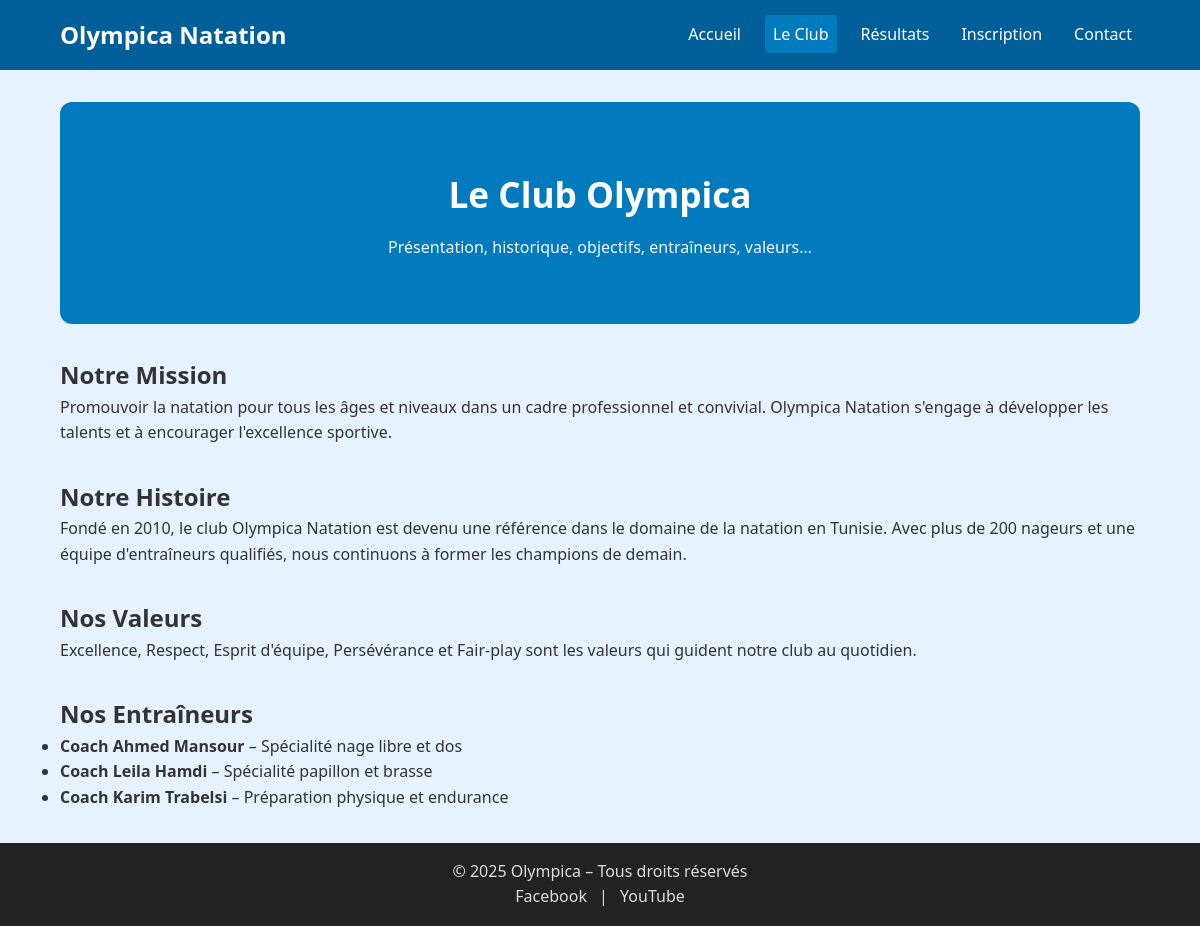
The page /le-club.php on the database its author committed.
### tables this page shows
CREATE TABLE club_info (
    id INT AUTO_INCREMENT PRIMARY KEY,
    section VARCHAR(100) NOT NULL,
    titre VARCHAR(255) NOT NULL,
    contenu TEXT NOT NULL,
    ordre INT DEFAULT 0,
    actif TINYINT(1) DEFAULT 1,
    date_modification TIMESTAMP DEFAULT CURRENT_TIMESTAMP ON UPDATE CURRENT_TIMESTAMP
);

CREATE TABLE entraineurs (
    id INT AUTO_INCREMENT PRIMARY KEY,
    nom VARCHAR(255) NOT NULL,
    specialite VARCHAR(255),
    photo VARCHAR(255),
    bio TEXT,
    ordre INT DEFAULT 0,
    actif TINYINT(1) DEFAULT 1,
    date_creation TIMESTAMP DEFAULT CURRENT_TIMESTAMP
);

### functions.php (called while the page is built, shortened)
<?php
function escape($string) {
    return htmlspecialchars($string, ENT_QUOTES, 'UTF-8');
}
function getClubInfo($section = null) {
    $db = getDB();
    if ($section) {
        $stmt = $db->prepare("SELECT * FROM club_info WHERE section = ? AND actif = 1 ORDER BY ordre ASC");
        $stmt->execute([$section]);
        return $stmt->fetchAll();
    } else {
        $stmt = $db->query("SELECT * FROM club_info WHERE actif = 1 ORDER BY ordre ASC");
        return $stmt->fetchAll();
    }
}
function getEntraineurs() {
    $db = getDB();
    $stmt = $db->query("SELECT * FROM entraineurs WHERE actif = 1 ORDER BY ordre ASC");
    return $stmt->fetchAll();
}
?>

### le-club.php (the view, shortened to what this page needs)
<?php
require_once 'includes/functions.php';
$current_page = 'club';
$club_infos = getClubInfo();
$entraineurs = getEntraineurs();
include 'includes/header.php';
?>
  <main class="container">
    <section class="hero" style="border-radius:12px;">
      <h1>Le Club Olympica</h1>
      <p>Présentation, historique, objectifs, entraîneurs, valeurs…</p>
    </section>
    <?php foreach ($club_infos as $info): ?>
    <section>
      <h2><?php echo escape($info['titre']); ?></h2>
      <p><?php echo nl2br(escape($info['contenu'])); ?></p>
    </section>
    <?php endforeach; ?>
    <?php if (!empty($entraineurs)): ?>
    <section>
      <h2>Nos Entraîneurs</h2>
      <ul>
        <?php foreach ($entraineurs as $coach): ?>
          <li>
            <strong><?php echo escape($coach['nom']); ?></strong>
            <?php if ($coach['specialite']): ?>
              – <?php echo escape($coach['specialite']); ?>
            <?php endif; ?>
          </li>
        <?php endforeach; ?>
      </ul>
    </section>
    <?php endif; ?>
  </main>
<?php include 'includes/footer.php'; ?>

### header.php (shortened to what this page needs)
<!DOCTYPE html>
<html lang="fr">
<head>
  <link rel="stylesheet" href="style.css">
</head>
<body>
  <header>
    <div class="container nav-container">
      <a href="index.php" class="logo">Olympica Natation</a>
      <nav>
        <ul class="nav-links">
          <li><a href="index.php" class="<?php echo ($current_page == 'index') ? 'active' : ''; ?>">Accueil</a></li>
          <li><a href="le-club.php" class="<?php echo ($current_page == 'club') ? 'active' : ''; ?>">Le Club</a></li>
          <li><a href="resultats.php" class="<?php echo ($current_page == 'resultats') ? 'active' : ''; ?>">Résultats</a></li>
          <li><a href="inscription.php" class="<?php echo ($current_page == 'inscription') ? 'active' : ''; ?>">Inscription</a></li>
          <li><a href="contact.php" class="<?php echo ($current_page == 'contact') ? 'active' : ''; ?>">Contact</a></li>
        </ul>
      </nav>
    </div>
  </header>

### footer.php (shortened to what this page needs)
  <footer>
    <div class="container">
      <p>© <?php echo date('Y'); ?> Olympica – Tous droits réservés</p>
      <div class="social">
        <a href="#">Facebook</a> | <a href="#">YouTube</a>
      </div>
    </div>
  </footer>
</body>
</html>

### style.css (style rules this page uses)
* { margin: 0; padding: 0; box-sizing: border-box; }
body { font-family: 'Segoe UI', Tahoma, sans-serif; line-height: 1.6; background-color: #e6f2ff; color: #333; }
.container { width: 90%; max-width: 1200px; margin: auto; }
header { background: #005f99; color: #fff; padding: 1rem 0; position: sticky; top: 0; z-index: 100; }
.nav-container { display: flex; justify-content: space-between; align-items: center; }
.logo { font-size: 1.5rem; color: #fff; text-decoration: none; font-weight: 700; }
.nav-links { list-style: none; display: flex; gap: 1rem; }
.nav-links li a { color: #fff; text-decoration: none; padding: 0.5rem; border-radius: 4px; }
.nav-links li a.active, .nav-links li a:hover { background: #017bbd; }
.hero { text-align: center; padding: 4rem 1rem; background: #017bbd; color: white; }
.hero h1 { font-size: 2.2rem; margin-bottom: 0.75rem; }
.hero p { opacity: 0.95; }
section { margin: 2rem 0; }
footer { background: #222; color: #ddd; text-align: center; padding: 1rem; margin-top: 2rem; }
footer .social a { color: #ddd; margin: 0 0.5rem; text-decoration: none; }

### rows shown on the page
club_info: titre "Notre Mission", contenu "Promouvoir la natation pour tous les âges et niveaux dans un cadre professionnel et convivial. Olympica Natation s'engage à développer les talents et à encourager l'excellence sportive."
club_info: titre "Notre Histoire", contenu "Fondé en 2010, le club Olympica Natation est devenu une référence dans le domaine de la natation en Tunisie. Avec plus de 200 nageurs et une équipe d'entraîneurs qualifiés, nous continuons à former les champions de demain."
club_info: titre "Nos Valeurs", contenu "Excellence, Respect, Esprit d'équipe, Persévérance et Fair-play sont les valeurs qui guident notre club au quotidien."
entraineurs: nom "Coach Ahmed Mansour", specialite "Spécialité nage libre et dos"
entraineurs: nom "Coach Leila Hamdi", specialite "Spécialité papillon et brasse"
entraineurs: nom "Coach Karim Trabelsi", specialite "Préparation physique et endurance"
